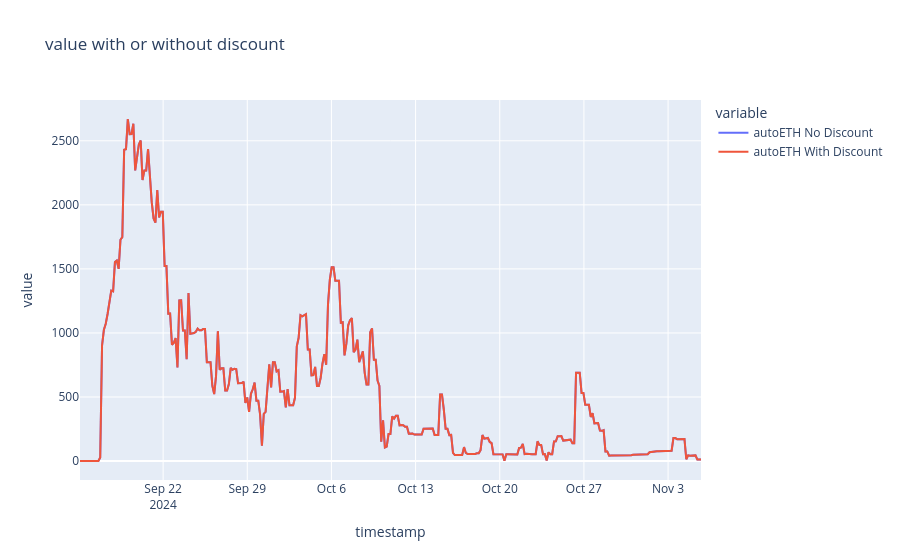
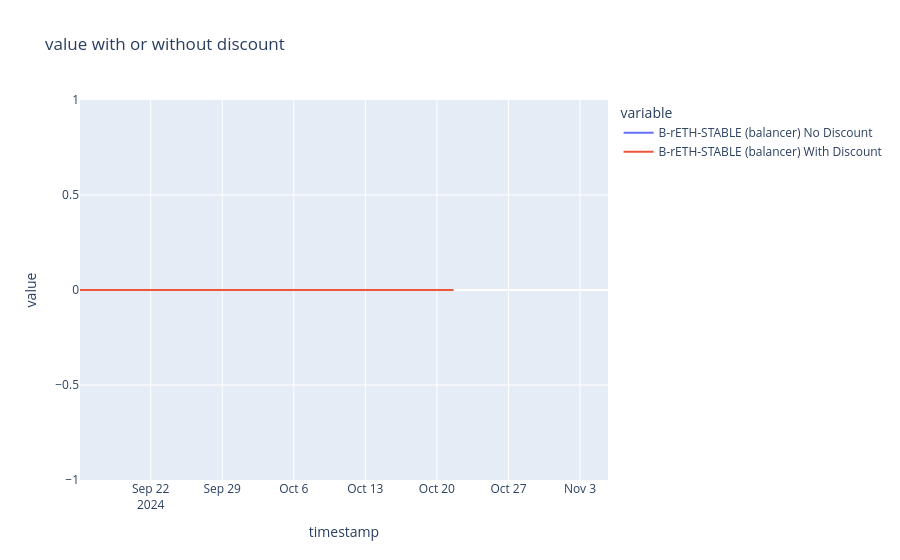
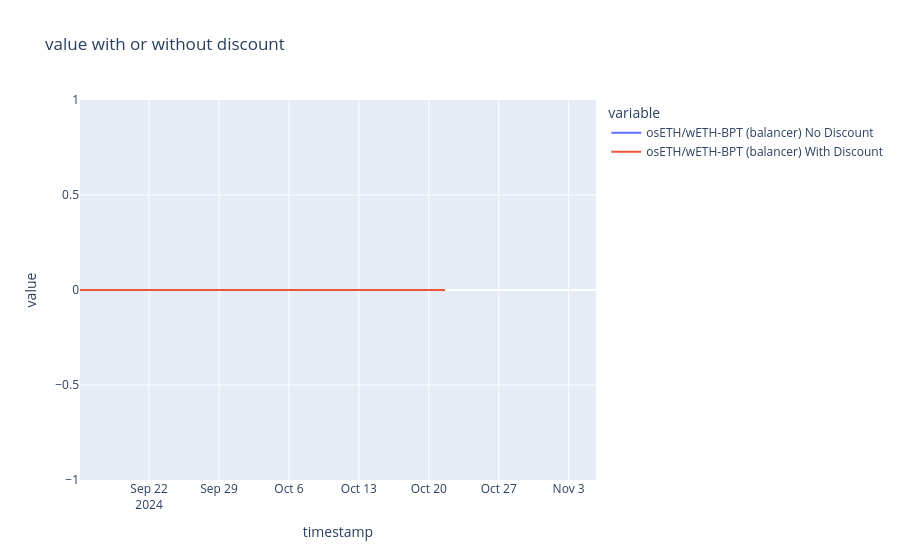
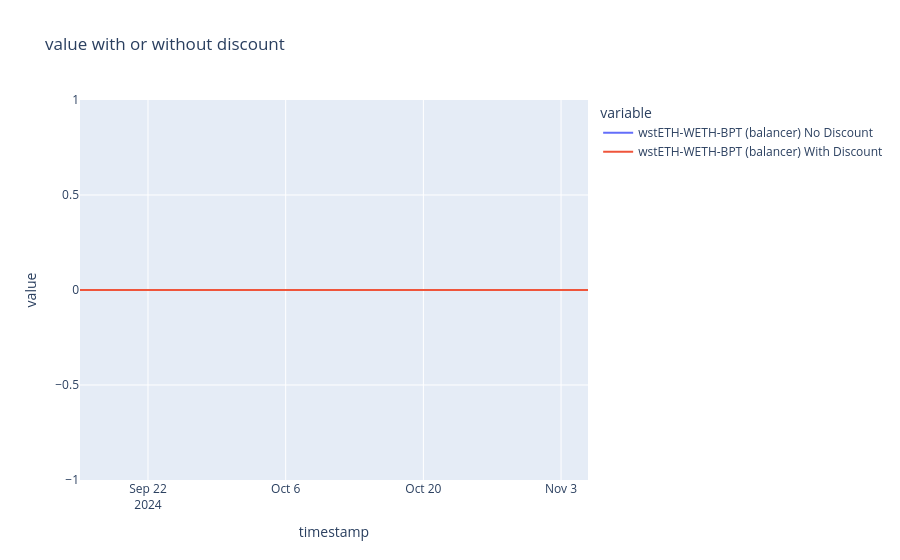

The cell these charts' notebook holds for them, in order:
### Code cell
import plotly.express as px
import plotly.io as pio
pio.templates.default = None

for col in eth_value_if_no_discount_df.columns:
    small_df = pd.concat([eth_value_if_no_discount_df[col], eth_value_if_with_discount_df[col]], axis=1)
    small_df.columns = [f'{col} No Discount', f'{col} With Discount']
    fig = px.line(small_df, title='value with or without discount')
    fig.show()

### Figure 1 — Plotly figure (JSON) as saved in the notebook; plotly's stock layout.template omitted (floating-point values rounded to 4 significant figures; data arrays with more than 128 entries replaced by an {"elided": "..."} marker saying what was removed)
{"data": [{"hovertemplate": "variable=autoETH No Discount<br>timestamp=%{x}<br>value=%{y}<extra></extra>", "legendgroup": "autoETH No Discount", "line": {"color": "#636efa", "dash": "solid"}, "marker": {"symbol": "circle"}, "mode": "lines", "name": "autoETH No Discount", "orientation": "v", "showlegend": true, "type": "scatter", "x": {"elided": "339 str values"}, "xaxis": "x", "y": {"elided": "339 float values"}, "yaxis": "y"}, {"hovertemplate": "variable=autoETH With Discount<br>timestamp=%{x}<br>value=%{y}<extra></extra>", "legendgroup": "autoETH With Discount", "line": {"color": "#EF553B", "dash": "solid"}, "marker": {"symbol": "circle"}, "mode": "lines", "name": "autoETH With Discount", "orientation": "v", "showlegend": true, "type": "scatter", "x": {"elided": "339 str values"}, "xaxis": "x", "y": {"elided": "339 float values"}, "yaxis": "y"}], "layout": {"legend": {"title": {"text": "variable"}, "tracegroupgap": 0}, "title": {"text": "value with or without discount"}, "xaxis": {"anchor": "y", "domain": [0, 1], "title": {"text": "timestamp"}}, "yaxis": {"anchor": "x", "domain": [0, 1], "title": {"text": "value"}}}}

### Figure 2 — Plotly figure (JSON) as saved in the notebook; plotly's stock layout.template omitted (floating-point values rounded to 4 significant figures; data arrays with more than 128 entries replaced by an {"elided": "..."} marker saying what was removed)
{"data": [{"hovertemplate": "variable=B-rETH-STABLE (balancer) No Discount<br>timestamp=%{x}<br>value=%{y}<extra></extra>", "legendgroup": "B-rETH-STABLE (balancer) No Discount", "line": {"color": "#636efa", "dash": "solid"}, "marker": {"symbol": "circle"}, "mode": "lines", "name": "B-rETH-STABLE (balancer) No Discount", "orientation": "v", "showlegend": true, "type": "scatter", "x": {"elided": "339 str values"}, "xaxis": "x", "y": {"elided": "339 int values"}, "yaxis": "y"}, {"hovertemplate": "variable=B-rETH-STABLE (balancer) With Discount<br>timestamp=%{x}<br>value=%{y}<extra></extra>", "legendgroup": "B-rETH-STABLE (balancer) With Discount", "line": {"color": "#EF553B", "dash": "solid"}, "marker": {"symbol": "circle"}, "mode": "lines", "name": "B-rETH-STABLE (balancer) With Discount", "orientation": "v", "showlegend": true, "type": "scatter", "x": {"elided": "339 str values"}, "xaxis": "x", "y": {"elided": "339 int values"}, "yaxis": "y"}], "layout": {"legend": {"title": {"text": "variable"}, "tracegroupgap": 0}, "title": {"text": "value with or without discount"}, "xaxis": {"anchor": "y", "domain": [0, 1], "title": {"text": "timestamp"}}, "yaxis": {"anchor": "x", "domain": [0, 1], "title": {"text": "value"}}}}

### Figure 3 — Plotly figure (JSON) as saved in the notebook; plotly's stock layout.template omitted (floating-point values rounded to 4 significant figures; data arrays with more than 128 entries replaced by an {"elided": "..."} marker saying what was removed)
{"data": [{"hovertemplate": "variable=osETH/wETH-BPT (balancer) No Discount<br>timestamp=%{x}<br>value=%{y}<extra></extra>", "legendgroup": "osETH/wETH-BPT (balancer) No Discount", "line": {"color": "#636efa", "dash": "solid"}, "marker": {"symbol": "circle"}, "mode": "lines", "name": "osETH/wETH-BPT (balancer) No Discount", "orientation": "v", "showlegend": true, "type": "scatter", "x": {"elided": "339 str values"}, "xaxis": "x", "y": {"elided": "339 int values"}, "yaxis": "y"}, {"hovertemplate": "variable=osETH/wETH-BPT (balancer) With Discount<br>timestamp=%{x}<br>value=%{y}<extra></extra>", "legendgroup": "osETH/wETH-BPT (balancer) With Discount", "line": {"color": "#EF553B", "dash": "solid"}, "marker": {"symbol": "circle"}, "mode": "lines", "name": "osETH/wETH-BPT (balancer) With Discount", "orientation": "v", "showlegend": true, "type": "scatter", "x": {"elided": "339 str values"}, "xaxis": "x", "y": {"elided": "339 int values"}, "yaxis": "y"}], "layout": {"legend": {"title": {"text": "variable"}, "tracegroupgap": 0}, "title": {"text": "value with or without discount"}, "xaxis": {"anchor": "y", "domain": [0, 1], "title": {"text": "timestamp"}}, "yaxis": {"anchor": "x", "domain": [0, 1], "title": {"text": "value"}}}}

### Figure 4 — Plotly figure (JSON) as saved in the notebook; plotly's stock layout.template omitted (floating-point values rounded to 4 significant figures; data arrays with more than 128 entries replaced by an {"elided": "..."} marker saying what was removed)
{"data": [{"hovertemplate": "variable=wstETH-WETH-BPT (balancer) No Discount<br>timestamp=%{x}<br>value=%{y}<extra></extra>", "legendgroup": "wstETH-WETH-BPT (balancer) No Discount", "line": {"color": "#636efa", "dash": "solid"}, "marker": {"symbol": "circle"}, "mode": "lines", "name": "wstETH-WETH-BPT (balancer) No Discount", "orientation": "v", "showlegend": true, "type": "scatter", "x": {"elided": "339 str values"}, "xaxis": "x", "y": {"elided": "339 int values"}, "yaxis": "y"}, {"hovertemplate": "variable=wstETH-WETH-BPT (balancer) With Discount<br>timestamp=%{x}<br>value=%{y}<extra></extra>", "legendgroup": "wstETH-WETH-BPT (balancer) With Discount", "line": {"color": "#EF553B", "dash": "solid"}, "marker": {"symbol": "circle"}, "mode": "lines", "name": "wstETH-WETH-BPT (balancer) With Discount", "orientation": "v", "showlegend": true, "type": "scatter", "x": {"elided": "339 str values"}, "xaxis": "x", "y": {"elided": "339 int values"}, "yaxis": "y"}], "layout": {"legend": {"title": {"text": "variable"}, "tracegroupgap": 0}, "title": {"text": "value with or without discount"}, "xaxis": {"anchor": "y", "domain": [0, 1], "title": {"text": "timestamp"}}, "yaxis": {"anchor": "x", "domain": [0, 1], "title": {"text": "value"}}}}
